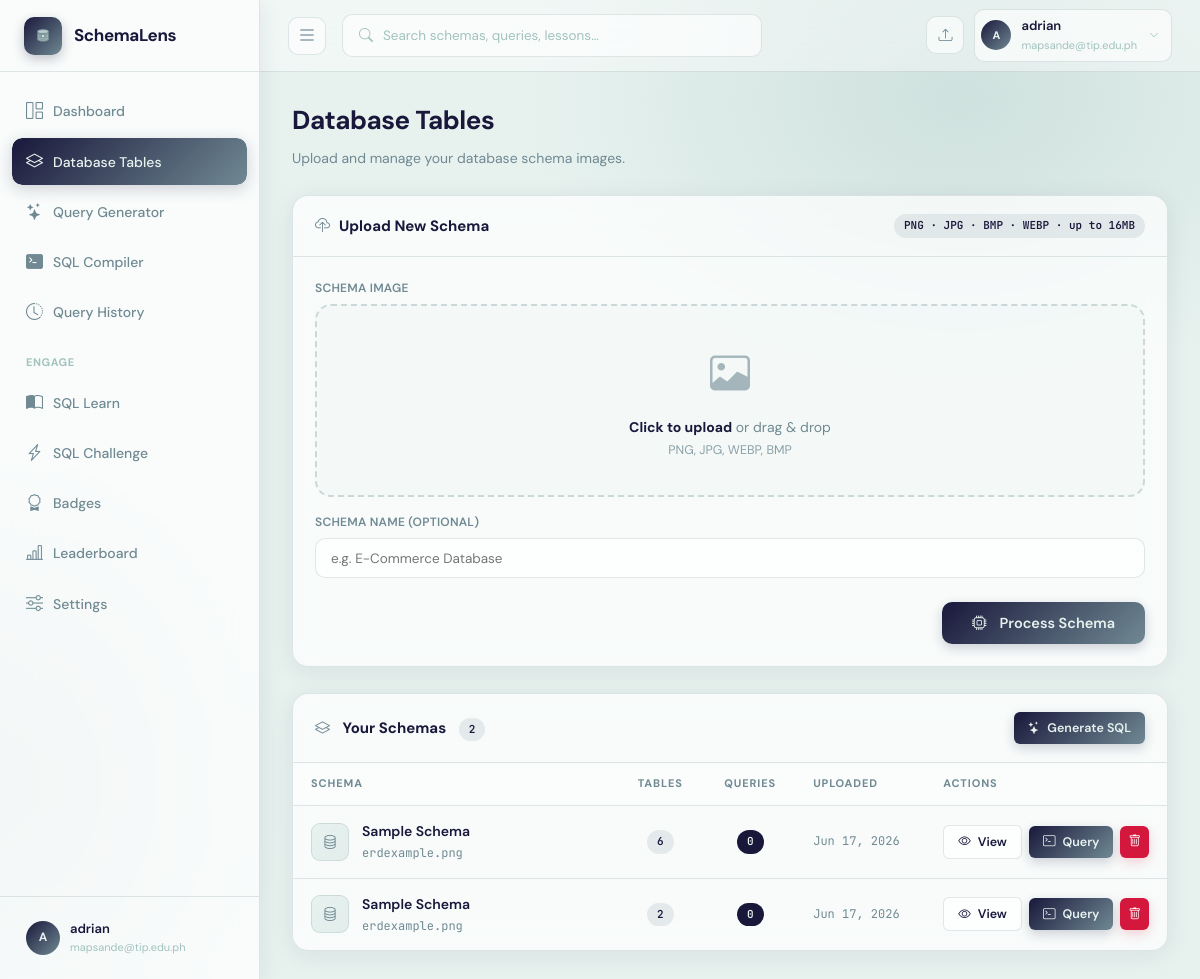
The page /schemas (signed in) on the database as committed earlier.
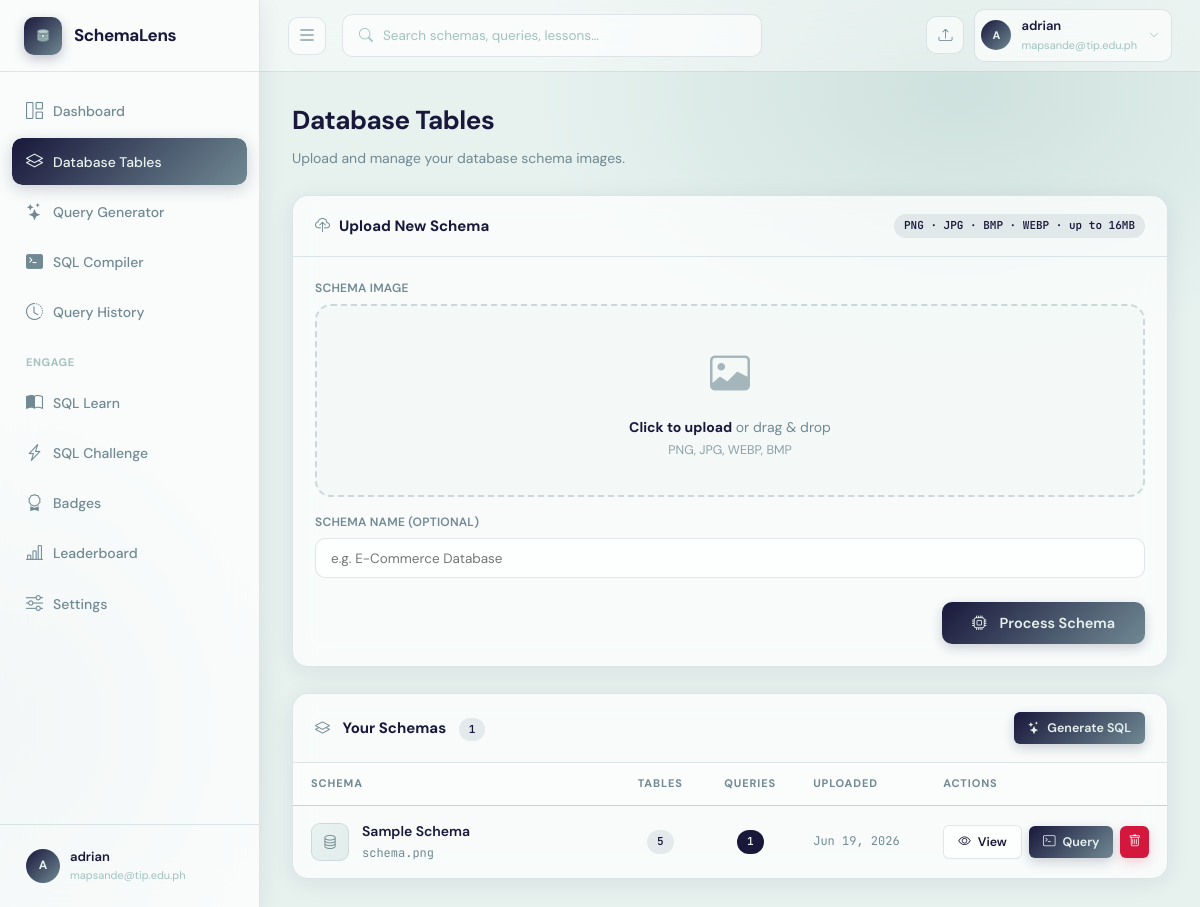
The same page on the database as committed later.
### app.py (models this page shows)
class SchemaUpload(db.Model):
    __tablename__ = "schema_uploads"
    id            = db.Column(db.Integer, primary_key=True)
    user_id       = db.Column(db.Integer, db.ForeignKey("users.id"), nullable=False)
    filename      = db.Column(db.String(256), nullable=False)
    original_name = db.Column(db.String(256), nullable=False)
    schema_name   = db.Column(db.String(120), default="")
    ocr_text      = db.Column(db.Text, default="")
    parsed_schema = db.Column(db.Text, default="")   # JSON
    confirmed_schema = db.Column(db.Text, default="")  # JSON — user-confirmed/edited version
    uploaded_at   = db.Column(db.DateTime, default=datetime.datetime.utcnow)
    queries       = db.relationship("QueryHistory", backref="schema", lazy=True,
                                    cascade="all, delete-orphan")

### app.py (the view)
@app.route("/schemas")
@login_required
def schemas():
    all_schemas = SchemaUpload.query.filter_by(user_id=current_user.id)\
                  .order_by(SchemaUpload.uploaded_at.desc()).all()
    return render_template("schemas.html", schemas=all_schemas)

### app.py (called while the page is built)
@login_manager.user_loader
def load_user(user_id):
    return db.session.get(User, int(user_id))

@app.context_processor
def inject_ai_status():
    return {"ai_vision_available": bool(GEMINI_API_KEY.strip())}

@app.template_filter('fromjson')
def fromjson_filter(s):
    try:
        return json.loads(s) if s else {}
    except Exception:
        return {}

### templates/schemas.html (shortened to what the changed rows need)
{% extends "base.html" %}
{% block head %}
<link rel="stylesheet" href="{{ url_for('static', filename='css/schemas.css') }}">
{% endblock %}
{% block content %}
<div class="page-head fade-in">
  <h1>Database Tables</h1>
</div>
<div class="card fade-in fade-in-2">
  <div class="card-header">
    <div class="card-title">
      <i class="bi bi-layers" style="color:var(--primary-mid);margin-right:9px;"></i>
      Your Schemas
      <span class="badge badge-mid" style="margin-left:9px;">{{ schemas|length }}</span>
    </div>
  </div>
  {% if schemas %}
  <div class="table-responsive">
    <table class="schemas-table">
      <thead>
        <tr>
          <th>Schema</th>
          <th style="text-align:center; width: 90px;">Tables</th>
          <th style="text-align:center; width: 90px;">Queries</th>
          <th style="width: 130px;">Uploaded</th>
          <th style="width: 220px;">Actions</th>
        </tr>
      </thead>
      <tbody>
        {% for s in schemas %}
        <tr>
          <td>
            <div class="schema-name-cell">
              <div class="schema-icon"><i class="bi bi-database" style="color:var(--primary-mid);font-size:15px;"></i></div>
              <div>
                <div style="font-weight:600; font-size:14px; color: var(--text);">{{ s.schema_name or s.original_name }}</div>
                <div style="font-size:12px; color:var(--text-soft); font-family:var(--mono); margin-top: 2px;">{{ s.original_name }}</div>
              </div>
            </div>
          </td>
          <td style="text-align:center;">
            {% if s.parsed_schema %}
              {% set p = s.parsed_schema | fromjson %}
              <span class="badge badge-mid">{{ p.tables | length }}</span>
            {% else %}
              <span class="badge badge-light">—</span>
            {% endif %}
          </td>
          <td style="text-align:center;">
            <span class="badge badge-dark">{{ s.queries|length }}</span>
          </td>
          <td style="font-family:var(--mono); font-size:12px; color:var(--text-soft);">
            {{ s.uploaded_at.strftime('%b %d, %Y') }}
          </td>
          <td>
            <div class="actions-cell-flex">
              <a href="{{ url_for('schema_detail', schema_id=s.id) }}" class="btn btn-outline btn-sm">
                <i class="bi bi-eye"></i> View
              </a>
              <a href="{{ url_for('query_page') }}?schema_id={{ s.id }}" class="btn btn-primary btn-sm">
                <i class="bi bi-terminal"></i> Query
              </a>
              <form method="POST" action="{{ url_for('delete_schema', schema_id=s.id) }}"
                    onsubmit="return confirm('Delete this schema and all its queries?');" style="margin:0;">
                <button type="submit" class="btn btn-danger btn-sm btn-icon">
                  <i class="bi bi-trash"></i>
                </button>
              </form>
            </div>
          </td>
        </tr>
        {% endfor %}
      </tbody>
    </table>
  </div>
  {% endif %}
</div>
{% endblock %}

Rows that differ between the two databases and show on the page:
removed SchemaUpload: schema_name "Sample Schema", original_name "erdexample.png", tables|length "6", queries|length "0", uploaded_at "Jun 17, 2026"
changed SchemaUpload "Sample Schema": original_name "erdexample.png" → "schema.png"; tables|length "2" → "5"; queries|length "0" → "1"; uploaded_at "Jun 17, 2026" → "Jun 19, 2026"
Other text that changed with them:
{{ schemas|length }}: "2" → "1"
